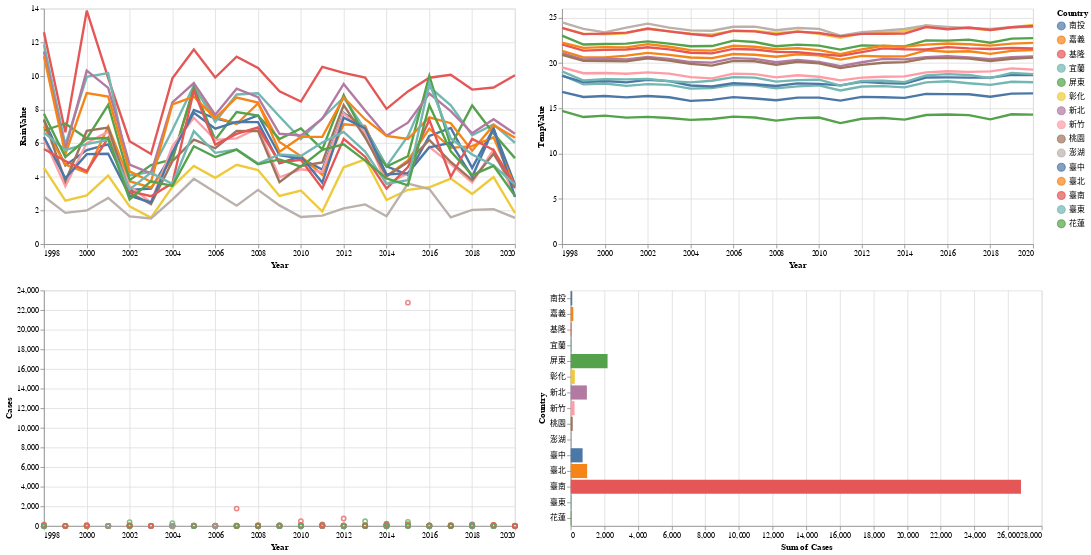

Notebook source saved alongside this figure:
### Code cell
%config InlineBackend.figure_format = 'retina'

# 建立感應滑鼠是否靠近物件以及靠近後的反應物件
highlight = alt.selection(type='single', on='mouseover', fields=['Country'], nearest=True, )
color = alt.condition(highlight, alt.Color('Country:N'), alt.value('lightgray'))

# 建立雨量圖底層物件
base_rain = alt.Chart(year_rain_temp).encode(
    x='Year:T',
    y='RainValue:Q',
    color=color
).properties(
    width=600
)

# 建立氣溫圖底層物件
base_temp = alt.Chart(year_rain_temp).encode(
    x='Year:T',
    y='TempValue:Q',
    color=color
).properties(
    width=600
)

# 建立雨量圖例
points_rain = base_rain.mark_circle().encode(
    opacity=alt.value(0),
    tooltip=[x for x in year_rain_temp.columns if list(year_rain_temp.columns).index(x) in [0, 1, 2]],
    color='Country:N'
).add_selection(
    highlight,
)

# 建立氣溫圖例
points_temp = base_temp.mark_circle().encode(
    opacity=alt.value(0),
    tooltip=[x for x in year_rain_temp.columns if list(year_rain_temp.columns).index(x) in [0, 1, 3]],
    color='Country:N'
).add_selection(
    highlight
)

# 建立雨量線圖
lines_rain = base_rain.mark_line().encode(
    size=alt.condition(~highlight, alt.value(1), alt.value(3)),
)

# 建立氣溫線圖
lines_temp = base_temp.mark_line().encode(
    size=alt.condition(~highlight, alt.value(1), alt.value(3)),
)

# 共同顯示雨量、氣溫線圖以及確診數點圖、確診數累計長條圖
((lines_rain + points_rain) | (lines_temp + points_temp)) & (points | bars)

### Figure 1 — Vega-Lite specification as saved in the notebook (floating-point values rounded to 4 significant figures; data arrays with more than 128 entries replaced by an {"elided": "..."} marker saying what was removed)
{"config": {"view": {"continuousWidth": 400, "continuousHeight": 300}}, "vconcat": [{"hconcat": [{"layer": [{"mark": "line", "encoding": {"color": {"condition": {"field": "Country", "type": "nominal", "selection": "selector007"}, "value": "lightgray"}, "size": {"condition": {"value": 1, "selection": {"not": "selector007"}}, "value": 3}, "x": {"field": "Year", "type": "temporal"}, "y": {"field": "RainValue", "type": "quantitative"}}, "width": 600}, {"mark": "circle", "encoding": {"color": {"field": "Country", "type": "nominal"}, "opacity": {"value": 0}, "tooltip": [{"field": "Country", "type": "nominal"}, {"field": "Year", "type": "temporal"}, {"field": "RainValue", "type": "quantitative"}], "x": {"field": "Year", "type": "temporal"}, "y": {"field": "RainValue", "type": "quantitative"}}, "selection": {"selector007": {"type": "single", "on": "mouseover", "fields": ["Country"], "nearest": true}}, "width": 600}]}, {"layer": [{"mark": "line", "encoding": {"color": {"condition": {"field": "Country", "type": "nominal", "selection": "selector007"}, "value": "lightgray"}, "size": {"condition": {"value": 1, "selection": {"not": "selector007"}}, "value": 3}, "x": {"field": "Year", "type": "temporal"}, "y": {"field": "TempValue", "type": "quantitative"}}, "width": 600}, {"mark": "circle", "encoding": {"color": {"field": "Country", "type": "nominal"}, "opacity": {"value": 0}, "tooltip": [{"field": "Country", "type": "nominal"}, {"field": "Year", "type": "temporal"}, {"field": "TempValue", "type": "quantitative"}], "x": {"field": "Year", "type": "temporal"}, "y": {"field": "TempValue", "type": "quantitative"}}, "selection": {"selector007": {"type": "single", "on": "mouseover", "fields": ["Country"], "nearest": true}}, "width": 600}]}], "data": {"name": "data-474064d47c98c6089f7034581542740d"}}, {"hconcat": [{"mark": "point", "encoding": {"color": {"condition": {"field": "Country", "type": "nominal", "selection": "selector006"}, "value": "lightgray"}, "x": {"field": "Year", "type": "temporal"}, "y": {"field": "Cases", "type": "quantitative"}}, "selection": {"selector006": {"type": "interval"}}, "width": 600}, {"mark": "bar", "encoding": {"color": {"field": "Country", "type": "nominal"}, "x": {"aggregate": "sum", "field": "Cases", "type": "quantitative"}, "y": {"field": "Country", "type": "nominal"}}, "transform": [{"filter": {"selection": "selector006"}}], "width": 600}], "data": {"name": "data-4358614c4ef55e3e8122af2e5e4e2a9f"}}], "$schema": "https://vega.github.io/schema/vega-lite/v4.17.0.json", "datasets": {"data-474064d47c98c6089f7034581542740d": {"elided": "345 records"}, "data-4358614c4ef55e3e8122af2e5e4e2a9f": {"elided": "281 records"}}}
